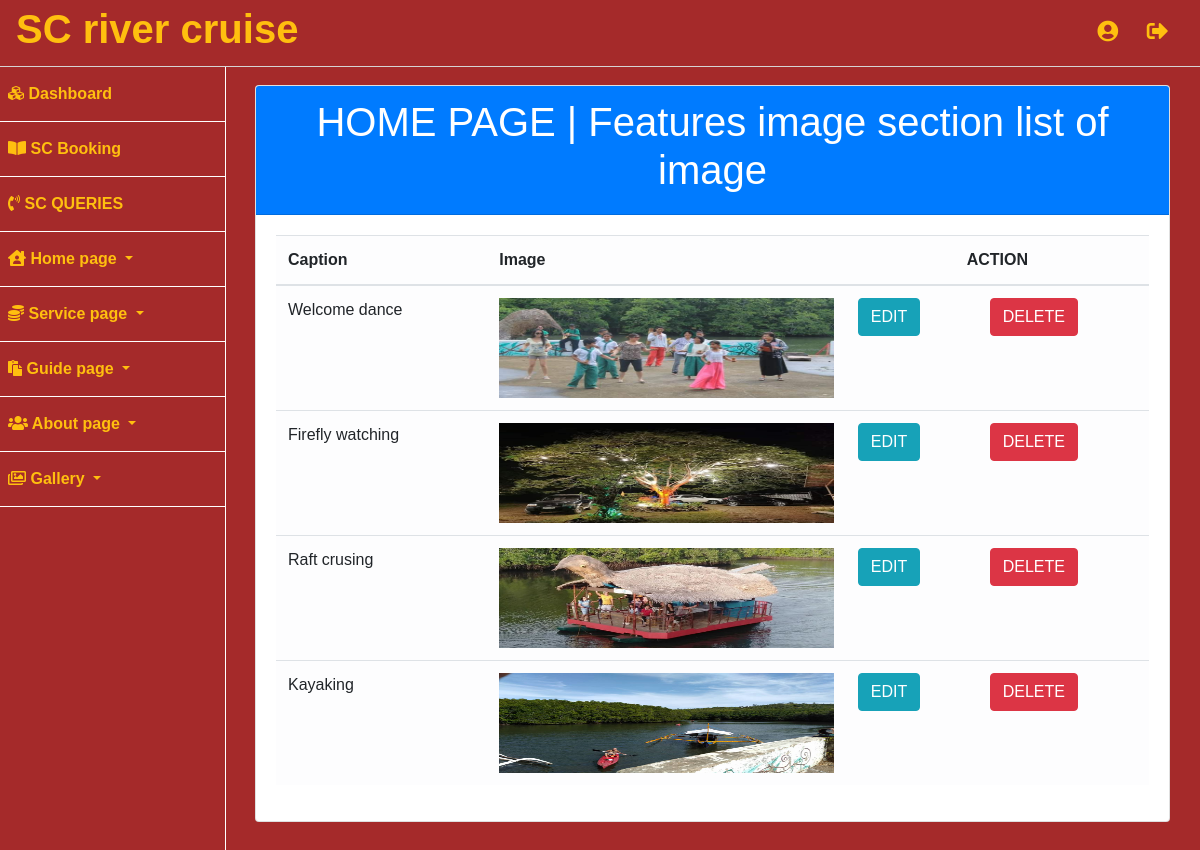
/admin/home-page.php?section=features_img&source=view_feat_img (signed in), run on the app's committed database.
### tables this page shows
CREATE TABLE `home_page_features_img` (
  `id` int(11) NOT NULL,
  `heading` varchar(255) DEFAULT NULL,
  `img_name` varchar(255) NOT NULL,
  `img_caption` varchar(255) NOT NULL
);

### admin/includes/home_page/feat_img_view_img.php (the view)
<div class="card">
    <div class="card-header bg-primary text-white">
        <h1 class="text-center">HOME PAGE | Features image section list of image</h1>
    </div>
    <div class="card-body">
<div class="table-responsive-lg" >
    <table class="table table-light">
        <thead>
            <tr>
                <th>Caption</th>
                <th>Image</th>
                <th colspan="2" class="text-center">
                    ACTION
                </th>
            </tr>
        </thead>
        <tbody>
                <?php
                    $fetch_all_img = $connection->query("SELECT * FROM home_page_features_img WHERE heading IS NULL");
                    while($row = $fetch_all_img->fetch_assoc()){
                ?>
                    <tr>
                      <td> <?= $row['img_caption'] . "<br>" ?> </td>
                      <td> <img src="../images/<?=$row['img_name']?>" class="img-responsive" width="100%" height="100px"  alt=""> </td>
                        <td>
                            <a href="home-page.php?section=features&source=edit_feat_img&id=<?=$row['id']?>" class="btn btn-info" >EDIT</a>
                        </td>
                        <td>
                            <a href="javascript:void(0)" class="btn btn-danger delete" rel="<?=$row['id']?>" tbl='features_img' >DELETE </a>
                        </td>
                    </tr>
                <?php
                    }
                ?>
        </tbody>
    </table>
</div>
    </div>
</div>

### admin/includes/header.php (shortened to what this page needs)
<!DOCTYPE html>
<html lang="en">
<head>
    <link rel="stylesheet" href="https://cdnjs.cloudflare.com/ajax/libs/font-awesome/5.15.4/css/all.min.css" />
    <link rel="stylesheet" href="css/bootstrap.min.css">
    <link rel="stylesheet" href="https://cdnjs.cloudflare.com/ajax/libs/toastr.js/latest/toastr.css" />
    <link rel="stylesheet" href="css/main.css">
</head>
<body>

### admin/home-page.php (shortened to what this page needs)
<?php require_once "includes/header.php" ?>
    <?php
            if(isset($_GET['source']) && isset($_GET['section'])){
                    $source = mysqli_real_escape_string($connection,$_GET['source']);
                    $section = mysqli_real_escape_string($connection,$_GET['section']);
            }else{
                die("lol");
            }
    ?>
    <div class="wrapper">
        <?php require_once "includes/navigation.php" ?>
        <div class="page-wrapper ">
            <div class="container-fluid ">
                <div class="row">
                    <div class="col-lg-12">
                        <div class="page-header">
                            <?php
                                if($section == "intro" && $source == "add_caro"){
                                    include_once "includes/home_page/intro_add_carousel.php";
                                }elseif ($section == "intro" && $source == "view_caro") {
                                    include_once "includes/home_page/intro_view_carousel.php";
                                }elseif($section == "intro" && $source == "edit_caro" && isset($_GET['id'])){
                                    include_once "includes/home_page/intro_edit_carousel.php";
                                }
                                elseif($section == "features" && $source == "add_feat"){
                                    include_once "includes/home_page/feat_add_features.php";
                                }elseif($section == "features" && $source == "view_feat"){
                                    include_once "includes/home_page/feat_view_features.php";
                                }elseif($section == "features" && $source == "edit_feat" && isset($_GET['id'])){
                                  include_once "includes/home_page/feat_edit_features.php";
                                }
                                elseif($section == "features_img" && $source == "add_feat_img"){
                                  include_once "includes/home_page/feat_img_add_img.php";
                                }elseif($section == "features_img" && $source == "view_feat_img"){
                                  include_once "includes/home_page/feat_img_view_img.php";
                                }elseif($section == "features" && $source == "edit_feat_img" && isset($_GET['id'])){
                                  include_once "includes/home_page/feat_img_edit_img.php";
                                }
                                elseif($section == "reviews" && $source == "add_review"){
                                  include_once "includes/home_page/reviews_add_review.php";
                                }elseif($section == "reviews" && $source == "view_review"){
                                  include_once "includes/home_page/reviews_view_review.php";
                                }elseif($section == "reviews" && $source == "edit_review" && isset($_GET['id'])){
                                  include_once "includes/home_page/reviews_edit_review.php";
                                }
                            ?>
                        </div>
                    </div>
                </div>
            </div>
        </div>
    </div>
<?php  require_once "includes/footer.php" ?>

### admin/includes/navigation.php (shortened to what this page needs)
<nav class="navbar navbar-expand-md navbar-dark fixed-top">
            <a class="navbar-brand" style="color: #FFBF0F" href="../index.php">
                <h1>SC river cruise</h1>
            </a>
                <ul class="navbar-nav ml-auto top-nav">
                    <li class="nav-item ">
                        <a class="nav-link mr-2" href="profile.php" title="profile">
                            <i class="fas fa-user-circle fa-lg"></i>
                        </a>
                    </li>
                    <li class="nav-item ">
                        <a class="nav-link mr-2" href="../logout.php" title="Logout">
                            <i class="fas fa-sign-out-alt fa-lg"></i>
                        </a>
                    </li>
                </ul>
                <div id="my-nav" class="collapse navbar-collapse side-nav ">
                    <nav class="navbar-nav  flex-column vertical-nav">
                        <li class="nav-item component">
                          <a class="nav-link " href="index.php" >
                            <i class="fas fa-cubes"></i>
                          Dashboard</a>
                        </li>
                        <li class="nav-item component">
                          <a class="nav-link " href="booking.php" >
                            <i class="fas fa-book-open"></i>
                          SC Booking</a>
                        </li>
                        <li class="nav-item component">
                          <a class="nav-link " href="queries.php" >
                            <i class="fas fa-phone-volume"></i>
                          SC QUERIES</a>
                        </li>
                        <li class="nav-item component">
                            <a href="#home-page" data-toggle="collapse" class="dropdown-toggle nav-link " aria-expanded="false">
                                <i class="fas fa-house-user"></i>
                                Home page
                            </a>
                        </li>
                        <li class="nav-item component">
                            <a href="#service-page" data-toggle="collapse" class="dropdown-toggle nav-link " aria-expanded="false">
                                <i class="fas fa-coins"></i>
                                Service page
                            </a>
                        </li>
                        <li class="nav-item component">
                            <a href="#guide-page" data-toggle="collapse" class="dropdown-toggle nav-link " aria-expanded="false">
                                <i class="fas fa-paste"></i>
                                Guide page
                            </a>
                        </li>
                        <li class="nav-item component">
                            <a href="#about-page" data-toggle="collapse" class="dropdown-toggle nav-link " aria-expanded="false">
                                <i class="fas fa-users"></i>
                                About page
                            </a>
                        </li>
                        <li class="nav-item component">
                            <a href="#gallery-page" data-toggle="collapse" class="dropdown-toggle nav-link " aria-expanded="false">
                            <i class="far fa-images"></i>
                                Gallery
                            </a>
                        </li>
                    </nav>
                </div>
        </nav>

### admin/includes/footer.php (shortened to what this page needs)
</body>
</html>

### admin/css/main.css (style rules this page uses)
* { box-sizing: border-box; font-family: sans-serif; text-decoration: none; }
html,body { height: 100%; background-color: #A52A2A; }
body { margin-top: 100px; }
.navbar { border-bottom: 1px solid rgb(214, 211, 211); background-color: #A52A2A; padding-bottom: 0; padding-top: 0; }
.navbar-brand h1 { font-weight: 900!important; }
.page-wrapper { padding: 15px 15px; background-color: #A52A2A; height: 100%; }
.page-header { margin: 20px 0px 20px; padding-bottom: 9px; }
.top-nav { margin-top: 0; display: block; }
.side-nav { background-color: #A52A2A!important; }
.top-nav>li { display: inline-block; }
@media (min-width:768px) { body { margin-top: 50px; } }
@media (min-width:768px) { .side-nav { position: fixed; top: 67px; left: 225px; margin-left: -225px; width: 225px; } }
@media (min-width:768px) { .side-nav nav { border-right: 1px solid white; height: 100vh; } }
@media (min-width:768px) { .side-nav .navbar-nav li a { width: 225px; padding-left: 30px; } }
@media (min-width:768px) { .wrapper { margin-left: 225px; } }
.navbar-dark .navbar-nav .nav-item .nav-link { color: #FFBF0F; font-weight: 700!important; }
.side-nav .component { border-bottom: 1px solid white!important; border-width: 100%; }
.side-nav .component>a { padding: 15px 10px; }

### data on the page
home_page_features_img: img_caption "Welcome dance", img_name (picture)
home_page_features_img: img_caption "Firefly watching", img_name (picture)
home_page_features_img: img_caption "Raft crusing", img_name (picture)
home_page_features_img: img_caption "Kayaking", img_name (picture)
